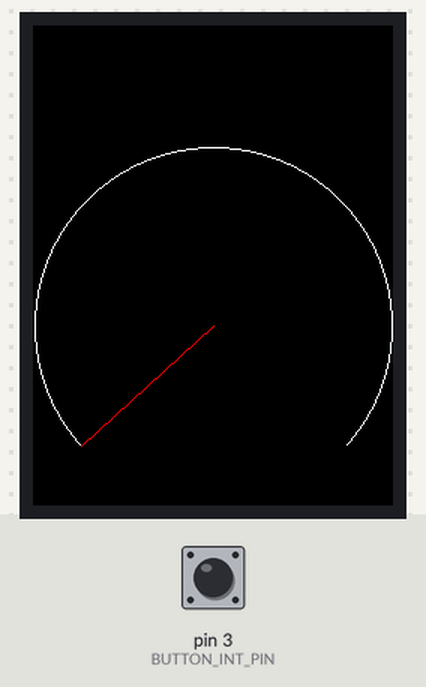
Bench run of a sketch on a simulated Arduino Uno, built with avr-gcc and run on an emulated ATmega328P. Shown: 240×320 colour display. Inputs (shaded band) come from the test bench; at power-on: pin 3 (BUTTON_INT_PIN) HIGH. What the sketch prints to the serial monitor is not drawn.

Above: at 1.5 s.
1.6 s: pin 3 (BUTTON_INT_PIN) pulled LOW for 0.15 s
3.2 s: pin 3 (BUTTON_INT_PIN) pulled LOW for 1 s
5.7 s: pin 3 (BUTTON_INT_PIN) driven LOW
7.3 s: pin 3 (BUTTON_INT_PIN) pulsed HIGH 2 times (0.12 s each, 0.3 s apart)
At 8.5 s:
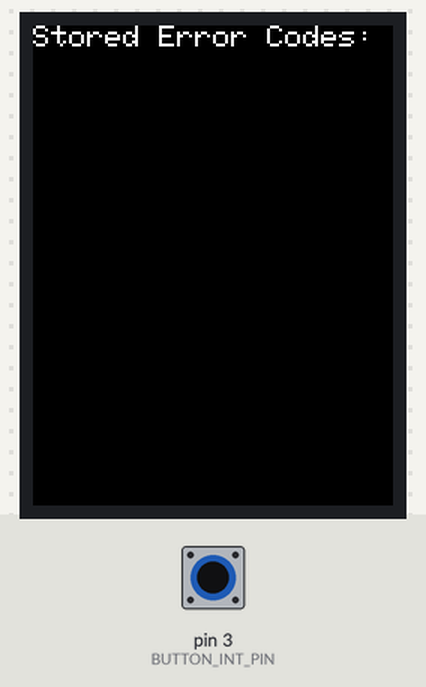
Timing chart, 0 to 10.3 s (numbered marks = the images above; inputs shaded):
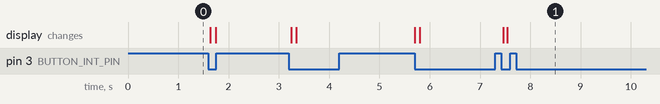

Measured:
- after the input at 7.3 s, the display: first changes after 0.16 s (image 1 shows a later state)

The sketch:

main.ino
```cpp
/**************************************************************************

  CAN Gauge Capstone Project
  Sean Minami
  CSCI490

 **************************************************************************/

#include <Adafruit_GFX.h>    // Core graphics library
#include <Adafruit_ST7789.h> // Hardware-specific library for ST7789
#include <SPI.h>
#include <mcp2515_can.h>

#define DEBUG 1

#define X_OFFSET 240
#define Y_OFFSET 320
#define ZERO_PERCENT_ANGLE 42.27
#define HUNDRED_PERCENT_ANGLE -41.01

// SPI CS and reset pins for TFT display
#define TFT_CS        10
#define TFT_RST        7
#define TFT_DC         8

//For CAN-BUS shield
#define CAN_CS_PIN    9

//For button
#define BUTTON_INT_PIN 3

//Arduino and engine CAN IDs
#define OBD2_GATEWAY_ID   0x7DF
#define OBD2_ENGINE_ID    0x7E8

//parameters to monitor
#define COOLANT_PID       0x05
#define ENGINE_RPM_PID    0x0C
#define IGN_TIMING_PID    0x0E
#define INTAKE_TEMP_PID   0x0F
#define DTC_SCAN          0xFF

//scanning interval
#define INTERVAL 50

//limits for parameters
#define MAX_RPM   8000

// For 1.14", 1.3", 1.54", 1.69", and 2.0" TFT with ST7789:
Adafruit_ST7789 tft = Adafruit_ST7789(TFT_CS, TFT_DC, TFT_RST);

mcp2515_can CAN(CAN_CS_PIN);

unsigned long time = millis();
unsigned long previousMillis = 0;
const unsigned long oneSecond = 1000;

double p = 3.1415926;
double percent = 0;
double data = 0;

int8_t currentMode = 0;

int16_t lastx = 0;
int16_t lasty = 0;

unsigned char sensorData[8];

volatile bool changeDisplay = false;

unsigned char modes[5] = {ENGINE_RPM_PID, COOLANT_PID, IGN_TIMING_PID, INTAKE_TEMP_PID, DTC_SCAN};

char code[6];

void setup(void) {
  #if DEBUG
  SERIAL_PORT_MONITOR.begin(115200);
  while(!Serial){};
  SERIAL_PORT_MONITOR.println(F("Start Gauge Demo"));
  SERIAL_PORT_MONITOR.flush();
  #endif

  tft.init(240, 320);           // Init ST7789 320x240

  tft.fillScreen(ST77XX_BLACK); //draw gauge and needle at 0%
  drawGauge();
  drawNeedle();

  pinMode(BUTTON_INT_PIN, INPUT_PULLUP);  //enable internal 20kOhm pullup
  attachInterrupt(digitalPinToInterrupt(BUTTON_INT_PIN), handleChangeInterrupt, FALLING); //attach int handler function to button pin, triggered on falling edge

  #if DEBUG
  SERIAL_PORT_MONITOR.println(F("Display Initialized"));
  SERIAL_PORT_MONITOR.flush();
  #endif


  while(CAN_OK != CAN.begin(CAN_500KBPS)){
    #if DEBUG
    SERIAL_PORT_MONITOR.println(F("CAN initialization failed, trying again"));
    SERIAL_PORT_MONITOR.flush();
    #endif
    delay(1000);
  }

  #if DEBUG
  SERIAL_PORT_MONITOR.println(F("CAN initialized"));
  SERIAL_PORT_MONITOR.flush();
  #endif
  initRecvFilter(); //only recieve messages with ECU's sender id

}

void loop() {
  if(CAN_MSGAVAIL == CAN.checkReceive()) {
    previousMillis = millis();
    #if DEBUG
    SERIAL_PORT_MONITOR.println(F("Pending message recieved"));
    SERIAL_PORT_MONITOR.println(double(millis() - time)/oneSecond);
    SERIAL_PORT_MONITOR.flush();
    #endif

    for(int i = 0; i<8; i++){
      sensorData[i] = 0;
    }

    readCanBuf();

    #if DEBUG
    SERIAL_PORT_MONITOR.println(F("buffer filled"));
    SERIAL_PORT_MONITOR.flush();
    #endif

    switch(modes[currentMode]){
      case ENGINE_RPM_PID:
        calcEngineRPM();
        break;
      case COOLANT_PID:
        calcCoolantTemp();
        break;
      case IGN_TIMING_PID:
        calcIgnTiming();
        break;
      case INTAKE_TEMP_PID:
        calcIntakeTemp();
        break;
      default:
        data = 0;
        percent = 0;
        break;
    }

  } else if(millis() - previousMillis >= INTERVAL) {
    previousMillis = millis();
    #if DEBUG
    SERIAL_PORT_MONITOR.println(F("No incoming messages, sending request"));
    SERIAL_PORT_MONITOR.println(double(millis() - time)/oneSecond);
    SERIAL_PORT_MONITOR.flush();
    #endif
    if(!changeDisplay){
      sendDataRequest(modes[currentMode]);

    } else {
      changeDisplay = false;
      if(currentMode < 4){ //if on live data, increment mode.  If on DTC screen, return to first selection
        currentMode = currentMode + 1;
      } else {
        currentMode = 0;
      }

      if(modes[currentMode] == DTC_SCAN){
        int bytesToGo = 0;
        int codesToGo = 0;
        int currentCodeRaw = 0;
        unsigned long requestSent = 0;

        setupDTCScreen();
        sendDTCRequest();
        requestSent = millis();
        for(int i = 0; i<8; i++){
          sensorData[i] = 0;
        }
        while(millis() - requestSent < 100){};
        tft.setCursor(0,20);
        tft.setTextSize(2);
        tft.setTextColor(0xFFFF);
        if(readCanBuf()){
          if((sensorData[0] & 0xF0) == 0){  //if recieved single frame response (no subsequent data)
            bytesToGo = int(sensorData[0] & 0x0F);  //lower 4 of first byte gives number of bytes response
            codesToGo = int(sensorData[2]);   //third byte is number of codes returned

            for(int i = 0; i < codesToGo*2; i+=2){
              currentCodeRaw = 256 * int(sensorData[i+3]) + int(sensorData[i+4]);
              getErrorCode(currentCodeRaw);
              tft.println(code);
            }


          } else if((sensorData[0] & 0xF0) == 1){ //else if multi frame response
            bytesToGo = 256*int(sensorData[0] & 0x0F) + int(sensorData[1]); //lower 4 of first byte and second byte gives number of bytes returned
            codesToGo = int(sensorData[3]); //4th byte gives number of DTC recieved
            unsigned char prevByte = 0x00;

            for(int i = 0; i < 4; i+=2){  //for first frame
              currentCodeRaw = 256 * int(sensorData[i+4]) + int(sensorData[i+5]);
              getErrorCode(currentCodeRaw);
              bytesToGo -= 2;
              codesToGo -= 1;
              tft.println(code);
            }
            bool oddFrame = true;
            sendDTCFlowControlFrame();
            requestSent = millis();
            for(int i = 0; i<8; i++){
              sensorData[i] = 0;
            }
            while(millis() - requestSent < 100){};
            readCanBuf();
            for(int i = 0; i < codesToGo; i++){
              if(i == 3 && oddFrame){
                i -= 4;
                codesToGo -= 3;
                oddFrame = false;
                prevByte = sensorData[7];
                readCanBuf();
              } else if(i == 3 && !oddFrame){
                i -= 4;
                codesToGo -= 4;
                currentCodeRaw = 256 * int(sensorData[2*i+2]) + int(sensorData[2*i+3]);
                getErrorCode(currentCodeRaw);
                tft.println(code);
              }else if (i == 0 && !oddFrame){
                currentCodeRaw = 256 * int(prevByte) + int(sensorData[1]);
                prevByte = 0x00;
                getErrorCode(currentCodeRaw);
                tft.println(code);

              } else if(oddFrame){
                currentCodeRaw = 256 * int(sensorData[2*i+1]) + int(sensorData[2*i+2]);
                getErrorCode(currentCodeRaw);
                tft.println(code);

              } else if(!oddFrame){
                currentCodeRaw = 256 * int(sensorData[2*i+2]) + int(sensorData[2*i+3]);
                getErrorCode(currentCodeRaw);
                tft.println(code);
              }
            }
          }
        }
        while(!changeDisplay){};
      } else {
        drawGauge();
        drawNeedle();
      }
    }
  }
}

void getErrorCode(int rawCode){
  sprintf(code, "ERR");
  switch(rawCode & 0xF0000000){ //first 2 bits are DTC prefix, rest is DTC code
    case 0:
      code[0] = 'P';
      sprintf(code + 1, "%04lX", (rawCode & 0x0FFFFFFF));
      break;
    case 1:
      code[0] = 'C';
      sprintf(code + 1, "%04lX", (rawCode & 0x0FFFFFFF));
      break;
    case 2:
      code[0] = 'B';
      sprintf(code + 1, "%04lX", (rawCode & 0x0FFFFFFF));
      break;
    case 3:
      code[0] = 'U';
      sprintf(code + 1, "%04lX", (rawCode & 0x0FFFFFFF));
      break;
    default:
      break;
  }
}

void initRecvFilter(){
  //Set same mask for both recv buffers
  //11-bit mask, so 7FC means top 9 bits of sender ID will be compared with filters
  CAN.init_Mask(0,0, 0x7FC);
  CAN.init_Mask(1,0, 0x7FC);
  //define filters for those buffers 0-1 apply to buffer 0 2-5 for buffer 1
  //only allow messages with engine's sender id

  //buffer 0 filters
  CAN.init_Filt( 0, 0, OBD2_ENGINE_ID);
  CAN.init_Filt( 1, 0, OBD2_ENGINE_ID);

  //buffer 1 filters
  CAN.init_Filt( 2, 0, OBD2_ENGINE_ID);
  CAN.init_Filt( 3, 0, OBD2_ENGINE_ID);
  CAN.init_Filt( 4, 0, OBD2_ENGINE_ID);
  CAN.init_Filt( 5, 0, OBD2_ENGINE_ID);
}

void sendDataRequest(unsigned char CAN_PID){
  //message structure: {[2 bytes of data], [mode 1], [sensor to query], [5 bytes padding]}
  //mode 1: read live data
  unsigned char req[8] = {0x02, 0x01, CAN_PID, 0x00, 0x00, 0x00, 0x00, 0x00};
  #if DEBUG
  SERIAL_PORT_MONITOR.print(F("sendDataRequest(): Requesting data from: 0x"));
  SERIAL_PORT_MONITOR.println(CAN_PID, HEX);
  SERIAL_PORT_MONITOR.println(double(millis() - time)/oneSecond);
  SERIAL_PORT_MONITOR.flush();
  #endif
  CAN.sendMsgBuf(OBD2_GATEWAY_ID, 0, 8, req);
}

void sendDTCFlowControlFrame(){
  unsigned char req[8] = {0x30, 0x00, 0x00, 0x00, 0x00, 0x00, 0x00, 0x00};
  #if DEBUG
  SERIAL_PORT_MONITOR.println(F("Requesting Consecutive Frame"));
  SERIAL_PORT_MONITOR.flush();
  #endif
  CAN.sendMsgBuf(OBD2_GATEWAY_ID, 0, 8, req);
}

void sendDTCRequest(){  //send DTC request packet
  //message structure: {[1 byte of data], [mode 3], [6 bytes padding]}
  //mode 3: show stored DTCs
  unsigned char req[8] = {0x01, 0x03, 0x00, 0x00, 0x00, 0x00, 0x00, 0x00};
  #if DEBUG
  SERIAL_PORT_MONITOR.println(F("Requesting DTCs"));
  SERIAL_PORT_MONITOR.flush();
  #endif
  CAN.sendMsgBuf(OBD2_GATEWAY_ID, 0, 8, req);
}

void calcEngineRPM(){
  data = ((256*int(sensorData[3]) + int(sensorData[4])) * 0.25);
  percent = data * 100 / double(MAX_RPM);
  #if DEBUG
  SERIAL_PORT_MONITOR.println(F("Raw upper byte:"));
  SERIAL_PORT_MONITOR.println(sensorData[3]);
  SERIAL_PORT_MONITOR.println(F("Raw lower byte:"));
  SERIAL_PORT_MONITOR.println(sensorData[4]);
  SERIAL_PORT_MONITOR.flush();
  SERIAL_PORT_MONITOR.print(F("RPM: "));
  SERIAL_PORT_MONITOR.println(data);
  SERIAL_PORT_MONITOR.println(double(millis() - time)/oneSecond);
  SERIAL_PORT_MONITOR.flush();
  #endif
  updateNeedle(percent);
  updateDigital(data, 0);
  updateDigitalUnits(ENGINE_RPM_PID);
}

void calcCoolantTemp(){
  data = (int(sensorData[3]) - 40);
  #if DEBUG
  SERIAL_PORT_MONITOR.println(F("Raw upper byte:"));
  SERIAL_PORT_MONITOR.println(sensorData[3]);
  SERIAL_PORT_MONITOR.println(F("Calculated upper byte:"));
  SERIAL_PORT_MONITOR.println((int(sensorData[3])-40));
  SERIAL_PORT_MONITOR.print(F("COOLANT: "));
  SERIAL_PORT_MONITOR.println(data);
  SERIAL_PORT_MONITOR.flush();
  #endif
  if(data < 50){  // if below 50c
    percent = 0;
  } else if(data > 130){  //if above 130c, set needle to max. pray for the user
    percent = 100;
  } else {
    percent = 100 * (data - 50) / 130;
  }

  updateNeedle(percent);
  updateDigital(data, 0);
  updateDigitalUnits(COOLANT_PID);
}

void calcIntakeTemp(){
  data = int(sensorData[3]) - 40;
#if DEBUG
  SERIAL_PORT_MONITOR.println(F("Raw upper byte:"));
  SERIAL_PORT_MONITOR.println(sensorData[3]);
  SERIAL_PORT_MONITOR.println(F("Calculated upper byte:"));
  SERIAL_PORT_MONITOR.println(int(sensorData[3]) - 40);
  SERIAL_PORT_MONITOR.print(F("INTAKE: "));
  SERIAL_PORT_MONITOR.println(data);
  SERIAL_PORT_MONITOR.flush();
#endif
  if(data > 90){    //if above 90c, set needle to max
    percent = 100;
  } else if(data < 0){
    percent = 0;
  } else {
    percent = 100 * data / 90.0;
  }
  updateNeedle(percent);
  updateDigital(data, 0);
  updateDigitalUnits(INTAKE_TEMP_PID);
}

void calcIgnTiming(){
  data = (int(sensorData[3]) / 2.0) - 64;
  percent = 100 *int(sensorData[3]) / 255.0;  // 0 deg timing advance BTDC should read in middle of gauge
  #if DEBUG
  SERIAL_PORT_MONITOR.println(F("Raw upper byte:"));
  SERIAL_PORT_MONITOR.println(sensorData[3]);
  SERIAL_PORT_MONITOR.println(F("Calculated upper byte:"));
  SERIAL_PORT_MONITOR.println((int(sensorData[3])-40));
  SERIAL_PORT_MONITOR.print(F("TIMING: "));
  SERIAL_PORT_MONITOR.println(data);
  SERIAL_PORT_MONITOR.flush();
  #endif
  updateNeedle(percent);
  updateDigital(data, 1);
  updateDigitalUnits(IGN_TIMING_PID);
}

int readCanBuf(){  //get pending message
  unsigned char msglen = 0;
  CAN.readMsgBuf(&msglen, sensorData);
  int canid = CAN.getCanId();

  #if DEBUG
    SERIAL_PORT_MONITOR.println(F("readCanBuf(): start CAN.readMsgBuf()"));
    SERIAL_PORT_MONITOR.print(F("readCanBuf(): From CAN ID:"));
    SERIAL_PORT_MONITOR.println(canid, HEX);
    SERIAL_PORT_MONITOR.println(double(millis() - time)/oneSecond);
    SERIAL_PORT_MONITOR.flush();
  #endif

  #if DEBUG
    SERIAL_PORT_MONITOR.println(F("readCanBuf(): buffer filled"));
    SERIAL_PORT_MONITOR.print(F("readCanBuf(): msglen = "));
    SERIAL_PORT_MONITOR.println(int(msglen));
    SERIAL_PORT_MONITOR.println(double(millis() - time)/oneSecond);
    SERIAL_PORT_MONITOR.flush();
  #endif

  #if DEBUG
  SERIAL_PORT_MONITOR.println(F(""));
  SERIAL_PORT_MONITOR.print(F("Get Data from: 0x:"));
  SERIAL_PORT_MONITOR.println(canid, HEX);
  SERIAL_PORT_MONITOR.flush();
  for(int i = 0; i < int(msglen); i++){
    SERIAL_PORT_MONITOR.print(F("0x"));
    SERIAL_PORT_MONITOR.print(sensorData[i], HEX);
    SERIAL_PORT_MONITOR.print(F("\t"));
  }
  SERIAL_PORT_MONITOR.flush();
  SERIAL_PORT_MONITOR.println();
  SERIAL_PORT_MONITOR.println(double(millis() - time)/oneSecond);
  SERIAL_PORT_MONITOR.println();
  SERIAL_PORT_MONITOR.flush();
  #endif

  return int(msglen);
}

//draw semicircle for gauge
void drawGauge(){
  tft.fillScreen(ST77XX_BLACK);
  tft.drawCircle(120, 200, 119, 0xFFFF);
  tft.fillRect(0, 280, 240, 40, 0x0000);
}
//draw needle at 0
void drawNeedle(){
  lastx = 32;
  lasty = 280;
  tft.drawLine(32, 280, 120, 200, 0xF000);
}

void setupDTCScreen(){
  tft.fillScreen(ST77XX_BLACK);
  tft.setCursor(0,0);
  tft.setTextSize(2);
  tft.setTextColor(0xFFFF);
  tft.print(F("Stored Error Codes:"));
}

void updateDigital(double data, int decimals){
  tft.fillRect(0, 0, 240, 80, 0x0000);
  tft.setCursor(80, 40);
  tft.setTextSize(5);
  tft.setTextColor(0xFFFF);
  tft.print(data, decimals);
}

void updateDigitalUnits(unsigned char parameter){
  char units[12];
  switch(parameter){
    case ENGINE_RPM_PID:
      strncpy(units, "RPM", 12);
      break;
    case COOLANT_PID:
      strncpy(units, "Water Temp", 12);
      break;
    case IGN_TIMING_PID:
      strncpy(units, "Deg BTDC", 12);
      break;
    case INTAKE_TEMP_PID:
      strncpy(units, "Intake Temp", 12);
      break;
    default:
      strncpy(units, "", 12);
      break;
  }
  tft.fillRect(0, 280, 240, 40, 0x0000);
  int centerOffset = strlen(units)/2;
  tft.setCursor(120-(centerOffset*20), 280);
  tft.setTextSize(3);
  tft.setTextColor(0xFFFF);
  tft.print(units);
}

void updateNeedle(double percent){
  double angle = percent * -2.6328 + 42;
  angle = angle * p / 180;
  double xval = 118 * cos(angle) + 120;
  double yval = 118 * sin(angle) + 200;
  int16_t xcoord = round(xval);
  int16_t ycoord = round(yval);
  tft.drawLine(lastx, lasty, 120, 200, 0x0000);
  tft.drawLine(X_OFFSET - xcoord, ycoord, 120, 200, 0xF000);
  lastx = X_OFFSET-xcoord;
  lasty = ycoord;
}

void handleChangeInterrupt(){
  static unsigned long last_interrupt = 0;
  unsigned long interrupt_now = millis();
  if(interrupt_now - last_interrupt > 500){
    changeDisplay = true;
  }
  last_interrupt = millis();
}
```
